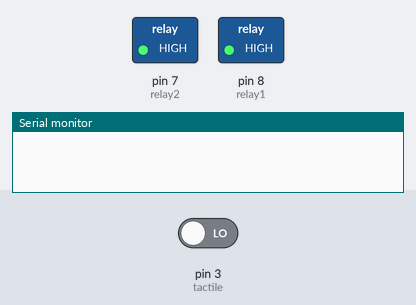
This sketch was run on a simulated Arduino Uno, built with avr-gcc and run on an emulated ATmega328P. Shown: switched loads named in the sketch (green lamp = pin HIGH), the last lines printed to the serial monitor. Inputs (shaded band) come from the test bench; at power-on: pin 3 (tactile) LOW.

Above: at 1.2 s.
1.3 s: pin 3 (tactile) driven HIGH
At 2.5 s:
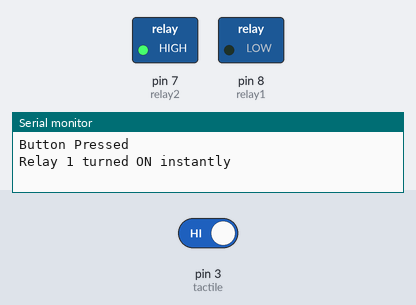
At 7.5 s:
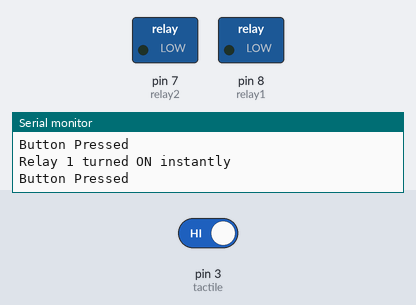
Timing chart, 0 to 14.8 s (numbered marks = the images above; inputs shaded):
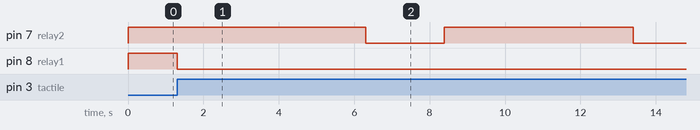

Measured:
- after the input at 1.3 s, pin 7 (relay2): HIGH → LOW after 5.0 s, → HIGH 2.1 s later, → LOW 5.0 s later; pin 8 (relay1): HIGH → LOW at once

The sketch:

LED_Button_Relay.ino
```cpp
#include "LED_Button_Relay.h"


relays relay;

void setup() {
  Serial.begin(9600);

  pinMode(tactile, INPUT);
  pinMode(relay1, OUTPUT);
  pinMode(relay2, OUTPUT);
  digitalWrite(tactile, LOW);
  digitalWrite(relay1, HIGH); //The initial state of the relay1 is OFF
  digitalWrite(relay2, HIGH); //The initial state of the relay2 is OFF

}

void loop() {

  relay.button();

}
```

LED_Button_Relay.cpp
```cpp
#include "LED_Button_Relay.h"


void relays::button() {

  currentMillis = millis();

//Check if the tactile has been pressed
  if (digitalRead(tactile) == HIGH) {
    buttonPressedAt = currentMillis; // store the time that the button been pressed
    buttonPressed = true; //change the flag into true if the button has been pressed
    Serial.println("Button Pressed");
  }

  //Check if the button pressed and configure the flags
  if (buttonPressed) {
    Serial.println("Relay 1 turned ON instantly"); //Turn ON Relay1
    digitalWrite(relay1, LOW);

    // Check if the time delay for turning ON Relay 2 has been passed
    while (Relay2State == false) {
      currentMillis = millis();
      if ((currentMillis - buttonPressedAt) >= Relay2_Start) {
        Serial.print("Relay 2 turned ON at: "); Serial.println(currentMillis - buttonPressedAt);
        digitalWrite(relay2, LOW);
        Relay2State = true;
        Relay2TurnOn = currentMillis;
      }
    }

    Relay1State = true;
    buttonPressed = false;
    Relay1TurnOn = currentMillis;
  }

  //Turn OFF Relay2
  if (Relay2State) {
    if ((currentMillis - Relay2TurnOn ) >= (Relay2_period)) {
      Serial.print("Relay 2 turned OFF at: "); Serial.println(currentMillis - buttonPressedAt);
      digitalWrite(relay2, HIGH);
      Relay2State = false;
    }
  }

  //Turn OFF Relay1
  if (Relay1State) {
    if ((currentMillis - Relay1TurnOn) >= Relay1_period ) {
      Serial.print("Relay 1 turned OFF at "); Serial.println(currentMillis - Relay1TurnOn);
      digitalWrite(relay1, HIGH);
      Relay1State = false;
    }
  }
}
```

LED_Button_Relay.h
```cpp
#ifndef led_button_relay
#define led_button_relay

#if (ARDUINO>=100)
  #include "Arduino.h"
#else
  #include "WProgram.h"
#endif

#define relay1 8
#define relay2 7
#define tactile 3


class relays {

public:

void button();

private:

bool buttonPressed = false; //Flag for button
bool Relay1State = false; // Flag for Relay 1 state
bool Relay2State = false; // Flag for Relay 1 state
bool Relay2DelayON = false; //Flag for Relay 2 delay ON

unsigned long currentMillis;
unsigned long buttonPressedAt;
unsigned long Relay1TurnOn;
unsigned long Relay2TurnOn;

const unsigned long Relay1_period = 15000;  //Relay 1 stay active for 15s
const unsigned long Relay2_Start = 5000;  //Relay 2 starts 2 sec after the button is pressed
const unsigned long Relay2_period = 2000;  //Relay 2 stay active for 2sec

};


#endif
```
